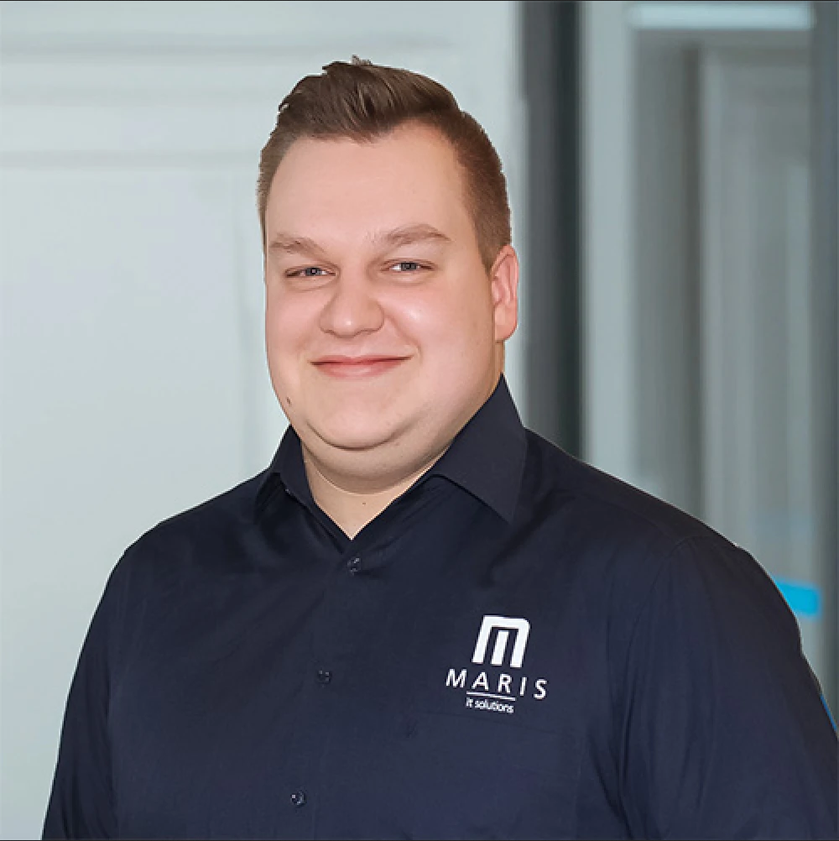
#> input picture testPics/0002-R.png, 839 x 841 px, shrunk from 1000 x 1002 before the run, given in place of out.png, which was not available
$ python analyze_coherence.py out.png   (older library calls are emulated)
#> lines starting #> are read from the running program, lines starting #| are printed output that depends on the picture; long printed decimals are rounded; pictures that were not available may be replaced by others from this repository, and a replacement may not be noted
import cv2
import numpy as np
import json
import sys

def analyze_object_coherence(image_path):
    """Physik-basierte Kohärenzanalyse ohne AI"""
#> called with image_path = 'out.png'

    try:
        img = cv2.imread(image_path)
#> img is the input picture: shape (841, 839, 3); mean B, G, R 124.2, 118.9, 117.4
        if img is None:
            return {"error": "Could not load image"}

        # Einfache Computer Vision Methoden
        perspective_score = check_perspective_consistency(img)
        lighting_coherence = check_lighting_physics(img)
        edge_consistency = analyze_edge_patterns(img)

        # Kombinierter Score
        coherence_score = (perspective_score + lighting_coherence + edge_consistency) / 3

        analysis = {
            "object_analysis": {
                "perspective_consistency": perspective_score,
                "lighting_coherence": lighting_coherence,
                "edge_consistency": edge_consistency,
                "ai_coherence_score": coherence_score,
                "anomalies": []
            }
        }

        return analysis

    except Exception as e:
        return {"error": str(e)}

def check_perspective_consistency(img):
    """Prüft Fluchtpunkt-Konsistenz"""
    gray = cv2.cvtColor(img, cv2.COLOR_BGR2GRAY)
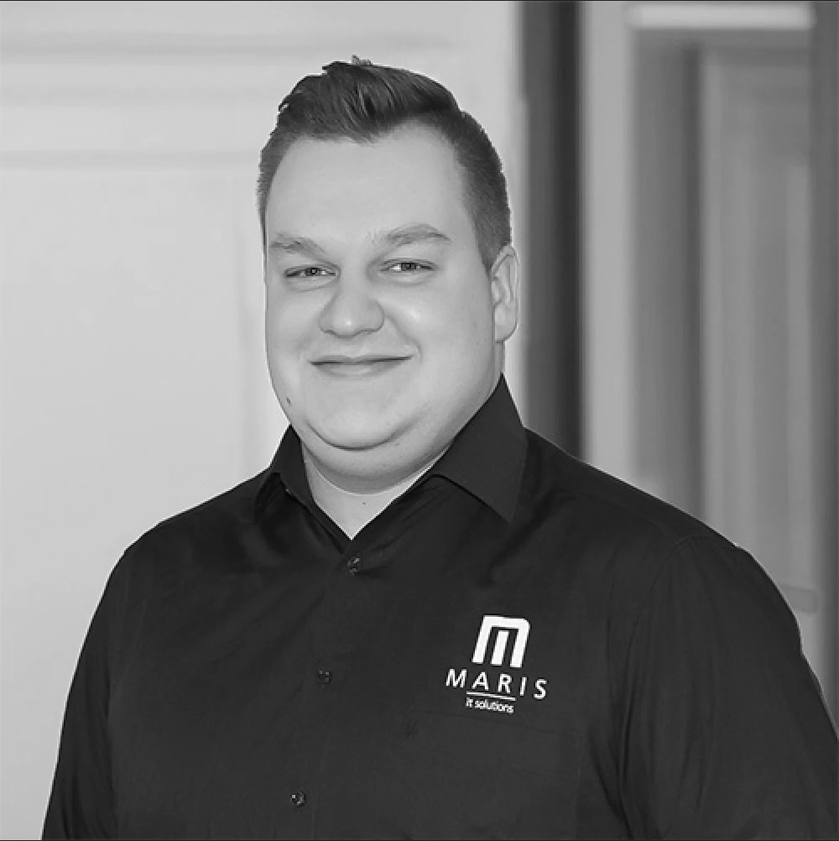
#> gray: shape (841, 839); min 0, max 255, mean 119.1
    edges = cv2.Canny(gray, 50, 150)
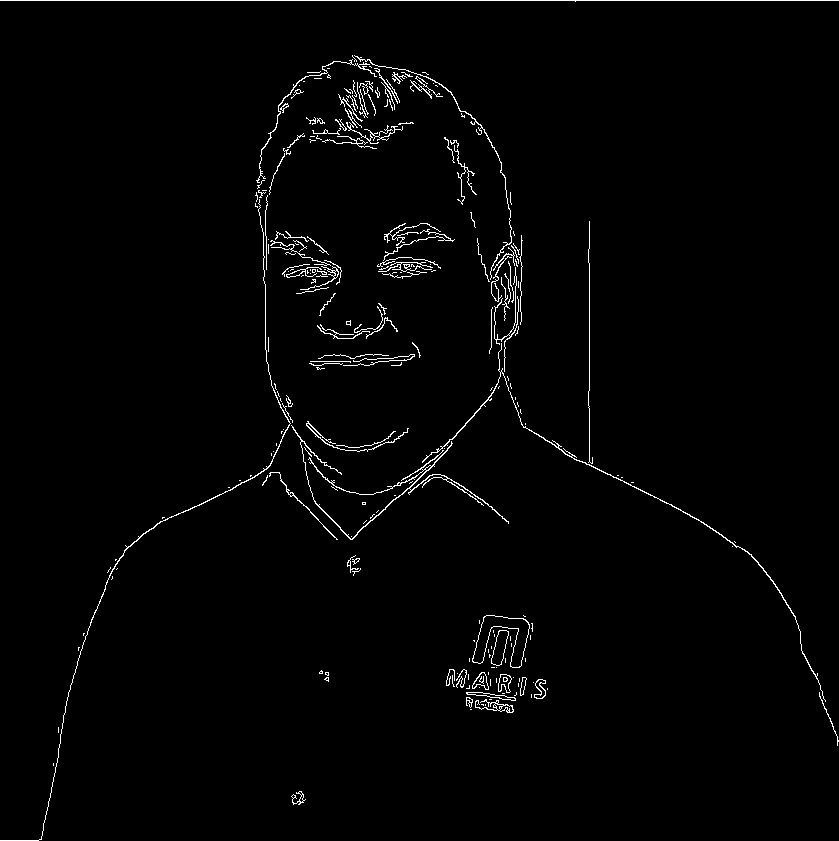
#> edges: shape (841, 839); 1.6% white in thin lines or dots
    lines = cv2.HoughLinesP(edges, 1, np.pi/180, threshold=100, minLineLength=50, maxLineGap=10)
#> lines = [[0, 0, 838, 0], [589, 390, 589, 263], [555, 446, 703, 522], [409, 480, 491, 398]]

    if lines is None:
        return 0.1  # Wenig Linien = verdächtig

    # Vereinfachte Perspektiv-Analyse
    line_count = len(lines)
#> line_count = 4
#> in analyze_object_coherence, `perspective_score = check_perspective_consistency(img)`: perspective_score = 0.9
    if line_count < 10:
        return 0.9
    elif line_count > 200:
        return 0.7  # Zu chaotisch
    else:
        return 0.3  # Normal

def check_lighting_physics(img):
    lab = cv2.cvtColor(img, cv2.COLOR_BGR2LAB)
#> lab: shape (841, 839, 3); mean of channels 0, 1, 2 124.4, 129.2, 124.6
    l_channel = lab[:,:,0]

    grad_x = cv2.Sobel(l_channel, cv2.CV_64F, 1, 0, ksize=3)
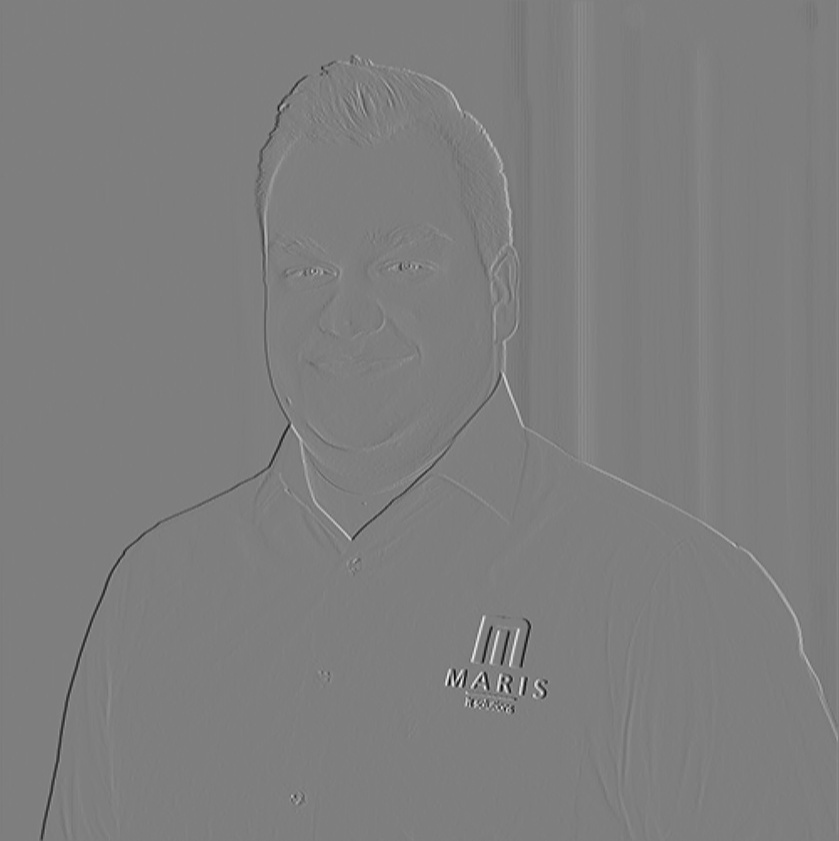
#> grad_x: shape (841, 839) float64; min -940, max 950, mean -1.1; drawn with min black and max white
    grad_y = cv2.Sobel(l_channel, cv2.CV_64F, 0, 1, ksize=3)

    gradient_magnitude = np.sqrt(grad_x**2 + grad_y**2)
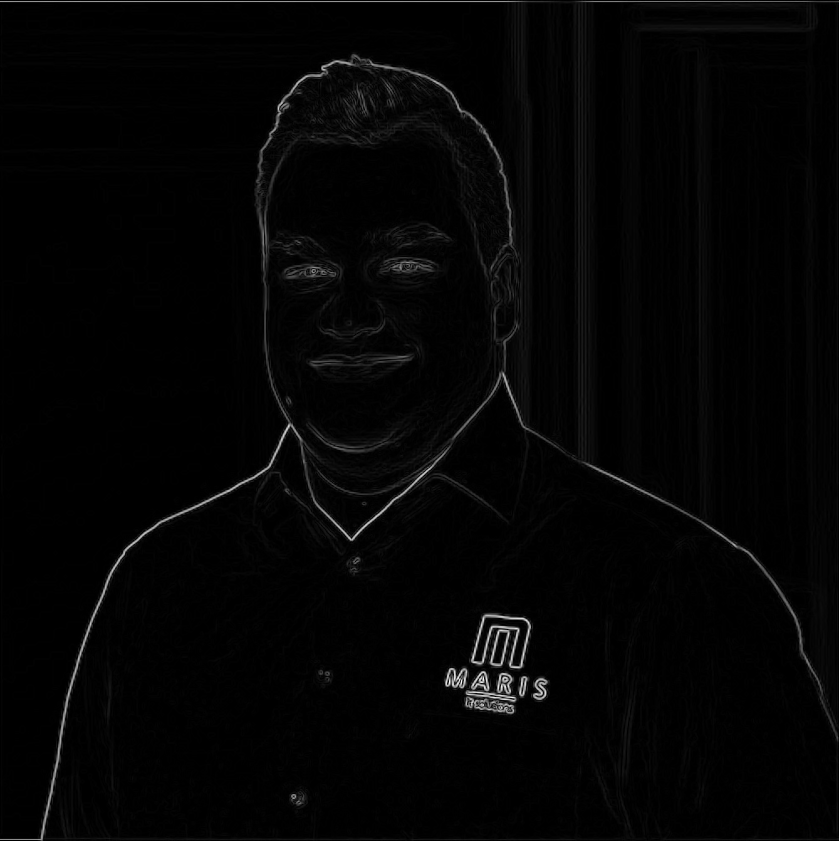
#> gradient_magnitude: shape (841, 839) float64; min 0, max 958.9, mean 17.3; drawn with min black and max white
    gradient_std = np.std(gradient_magnitude)
#> gradient_std = 55.73
#> in analyze_object_coherence, `lighting_coherence = check_lighting_physics(img)`: lighting_coherence = 0.4

    # ANGEPASSTE Schwellen
    if gradient_std < 15:  # War 20
        return 0.8  # War 0.6, höher für AI-Verdacht
    elif gradient_std > 100:  # War 80
        return 0.1  # War 0.2, niedrigere Baseline
    else:
        return 0.4

def analyze_edge_patterns(img):
    gray = cv2.cvtColor(img, cv2.COLOR_BGR2GRAY)

    canny = cv2.Canny(gray, 50, 150)
    laplacian = cv2.Laplacian(gray, cv2.CV_64F)

    edge_density = np.mean(canny > 0)
#> edge_density = 0.0159
    laplacian_var = np.var(laplacian)
#> laplacian_var = 259.2

    # WENIGER STRENGE Bewertung
    if edge_density < 0.02 or edge_density > 0.4:  # War 0.05/0.3
        return 0.8  # War 0.5, jetzt höher für AI

    if laplacian_var < 50:  # War 100, jetzt niedriger
        return 0.7  # War 0.4, jetzt höher

    return 0.2

if __name__ == "__main__":
    if len(sys.argv) != 2:
        print("Usage: python analyze_coherence.py <image_path>")
        sys.exit(1)

    result = analyze_object_coherence(sys.argv[1])
#> in analyze_object_coherence, `edge_consistency = analyze_edge_patterns(img)`: edge_consistency = 0.8
#> in analyze_object_coherence, `coherence_score = (perspective_score + lighting_coherence + edge_consi..`: coherence_score = 0.7
#> result = 1 item
    print(json.dumps(result, indent=2))
#| {
#|   "object_analysis": {
#|     "perspective_consistency": 0.9,
#|     "lighting_coherence": 0.4,
#|     "edge_consistency": 0.8,
#|     "ai_coherence_score": 0.7,
#|     "anomalies": []
#|   }
#| }
